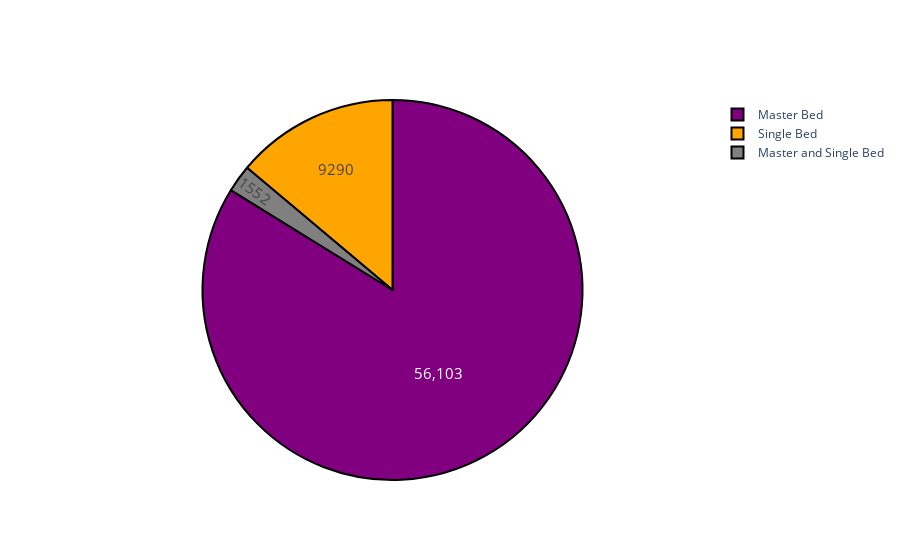

The code cell stored with this chart in its notebook:
### Code cell
import plotly.graph_objects as go

#plt.title('Top5 Holiday Houses Address With Highest Reservation',size =20)
colors = ['purple', 'orange', 'gray']

fig = go.Figure(data=[go.Pie(labels=['Master Bed','Single Bed','Master and Single Bed'],
                             values=oo)])
fig.update_traces(hoverinfo='label+percent', textinfo='value',textfont_size=15,
                  marker=dict(colors=colors, line=dict(color='#000000', width=2)))
print('Types of Beds in Holiday Houses')
fig.show()

### Figure 1 — Plotly figure (JSON) as saved in the notebook; plotly's stock layout.template omitted (floating-point values rounded to 4 significant figures)
{"data": [{"hoverinfo": "label+percent", "labels": ["Master Bed", "Single Bed", "Master and Single Bed"], "marker": {"colors": ["purple", "orange", "gray"], "line": {"color": "#000000", "width": 2}}, "textfont": {"size": 15}, "textinfo": "value", "type": "pie", "values": [56103, 9290, 1552]}], "layout": {}}
